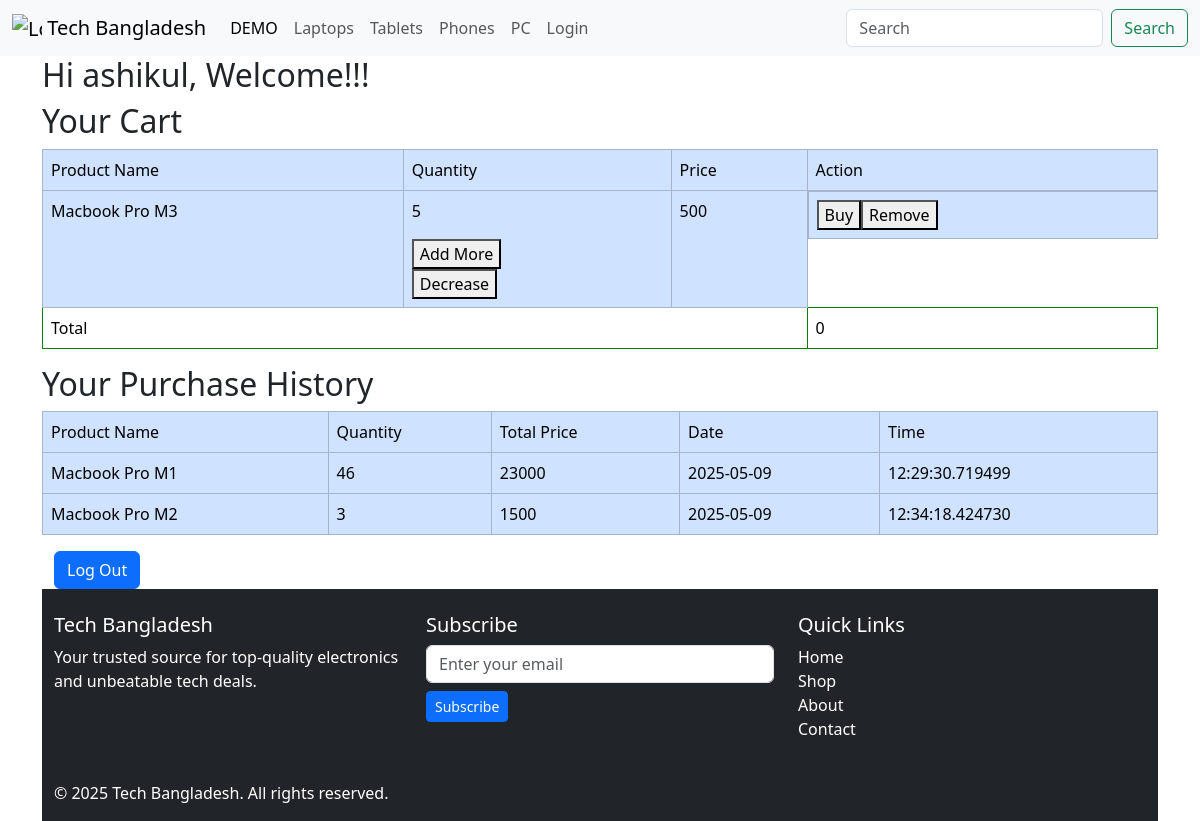
Screenshot of /profile (signed in) with the database file from the repository.
### app/models.py (models this page shows)
class User(db.Model,UserMixin):
    __tablename__ = 'user'
    id = db.Column(db.Integer, primary_key = True)
    name = db.Column(db.String, nullable = False)
    username = db.Column(db.String , unique = True, nullable = False)
    email = db.Column(db.String, unique = True, nullable = False)
    password = db.Column(db.String)
    profile_pic = db.Column(db.String, nullable = False)
    cart_items = db.relationship("Cart",back_populates="user",lazy = True)
    purchases = db.relationship("Purchase",back_populates = "user", lazy = True)

class Cart(db.Model):
    __tablename__ = 'cart'
    id = db.Column(db.Integer, primary_key =True)
    user_id = db.Column(db.Integer,db.ForeignKey("user.id"),nullable =False)
    product_id = db.Column(db.Integer, db.ForeignKey("product.id"),nullable = False)
    quantity = db.Column(db.Integer,default = 1)
    product = db.relationship("Product",backref = "cart_items")
    user = db.relationship("User", back_populates = "cart_items")

class Product(db.Model):
    __tablename__= "product"
    id = db.Column(db.Integer,primary_key = True)
    name = db.Column(db.String(200),nullable = False)
    brand = db.Column(db.String(200),nullable = True)
    releasedate = db.Column(db.String(200), nullable = True)
    description = db.Column(db.String(200),nullable = False)
    price = db.Column(db.Integer,nullable = False)
    stock = db.Column(db.Integer,nullable = False)
    category = db.Column(db.String(100),nullable = False)
    image = db.Column(db.String(100),nullable = False)
    availabity = db.Column(db.Boolean,nullable = True)
    time = db.Column(db.DateTime,default= datetime.now)
    hardware = db.relationship("Hardware",back_populates = "product")
    battery = db.relationship("Battery",back_populates = "product")
    display = db.relationship("Display",back_populates = "product")
    connectivity = db.relationship("Connectivity",back_populates = "product")
    camera = db.relationship("Camera",back_populates = "product")
    software = db.relationship("Software",back_populates = "product")
    extrainfo = db.relationship("Extrainfo",back_populates = "product")

class Purchase(db.Model):
    __tablename__ = 'purchase'
    id = db.Column(db.Integer , primary_key = True)
    user_id = db.Column(db.Integer,db.ForeignKey("user.id"),nullable = False)
    product_id = db.Column(db.Integer, db.ForeignKey("product.id"),nullable = False)
    quantity = db.Column(db.Integer,default = 1)
    time = db.Column(db.DateTime, default =datetime.now)
    product = db.relationship("Product",backref = "purchases")
    user = db.relationship("User", back_populates = "purchases")

### app/profile.py (the view)
@profiles.route('/profile')
@login_required
def profile():
    username = current_user.username
    email = current_user.email
    picture_url = current_user.profile_pic
    cart_items = Cart.query.filter(Cart.user_id == current_user.id).all()
    total = 0
    purchases = Purchase.query.filter(Purchase.user_id == current_user.id).all()
    return render_template('profile.html',username = username,email= email,picture_url = picture_url,cart_items = cart_items,total = total,purchases=purchases)

### app/__init__.py (called while the page is built)
@login_manager.user_loader
def load_user(user_id):
    from app.models import User
    return User.query.get(int(user_id))

### app/templates/profile.html (shortened to what this page needs)
{% extends 'layout.html' %}
{% block body %}
    <div class="container">
        <div class="row">
            <h2>
                Hi {{ current_user.name }}, Welcome!!!
            </h2>
        </div>
    </div>
    <div class="container">
    <h2 class="">
        Your Cart
    </h2>
    {% if not cart_items %}
    <p class="lead">You have nothing in your cart</p>
    {% else %}
    <table class="table">
        <tr class="table-primary">
            <td class="table-primary ">
                Product Name
            </td>
            <td class="table-primary">
                Quantity
            </td>
            <td class="table-primary">
                Price
            </td>
            <td class="table-primary">
                Action
            </td>
        </tr>
        {% for item in cart_items %}
            <tr class="table-primary" id="cart-item-{{item.id}}">
                <td class="table-primary ">
                    {{ item.product.name }}
                </td>
                <td class="table-primary ">
                    <p class="quantity_value{{item.id}}">{{ item.quantity }}</p>
                    <form method="post" action="/api/addquantity" class="quantity1">
                        <button type="submit">Add More</button>
                    </form>
                    {% if item.quantity > 1 %}
                    <form method="post" action="/api/decreasequantity" class="quantity2">
                        <button type="submit">Decrease</button>
                    </form>
                    {% else %}
                        <button  >Decrease</button>
                    {% endif %}
                </td>
                <td class="table-primary">
                    {{ item.product.price }}
                </td>
                <td class="table-primary" style="display: flex;">
                    <form method="post" action="/checkout">
                        <button  type="submit">Buy</button>
                    </form>
                    <form method="post" action="/api/remove_from_cart" class="removefromcart">
                        <button  type="submit" >Remove</button>
                    </form>
                </td>
            </tr>
    {% endfor %}
    <tr>
        <td colspan="3">Total</td>
        <td>{{ total }}</td>
    </tr>
    </table>
    {% endif  %}
</div>
<div class="container">
    <h2>
        Your Purchase History
    </h2>
    {% if not purchases %}
    <p>You have no purchase history.</p>
    {% else %}
    <table class="table">
        <tr class="table-primary">
            <td class="table-primary ">
                Product Name
            </td>
            <td class="table-primary">
                Quantity
            </td>
            <td class="table-primary">
                Total Price
            </td>
            <td class="table-primary">
                Date
            </td>
            <td class="table-primary">
                Time
            </td>
        </tr>
        {% for item in purchases %}
            <tr class="table-primary">
                <td class="table-primary ">
                    {{ item.product.name }}
                </td>
                <td class="table-primary">
                    {{ item.quantity }}
                </td>
                <td class="table-primary">
                    {{ item.quantity * item.product.price}}
                </td>
                <td class="table-primary">
                    {{ item.time.date() }}
                </td>
                <td class="table-primary">
                    {{ item.time.time() }}
                </td>
            </tr>
    {% endfor %}
    {% endif  %}
</div>
<div>
<div class="container">
    <button type="button" class="btn btn-primary" data-bs-toggle="modal" data-bs-target="#exampleModal">
        Log Out
    </button>
</div>
{% endblock %}

### app/templates/profile.html (style rules this page uses)
td { border: 1px solid green; }

### app/templates/layout.html (style rules this page uses)
html, body { height: 100%; }
body { display: flex; flex-direction: column; }

### rows the page displays
User: name "ashikul"
Cart: product.name "Macbook Pro M3", quantity "5", product.price "500"
Purchase: product.name "Macbook Pro M1", quantity "46", item.quantity*item.product.price "23000", time "2025-05-09"
Purchase: product.name "Macbook Pro M2", quantity "3", item.quantity*item.product.price "1500", time "2025-05-09"

### other values shown
{{ total }} "0"
